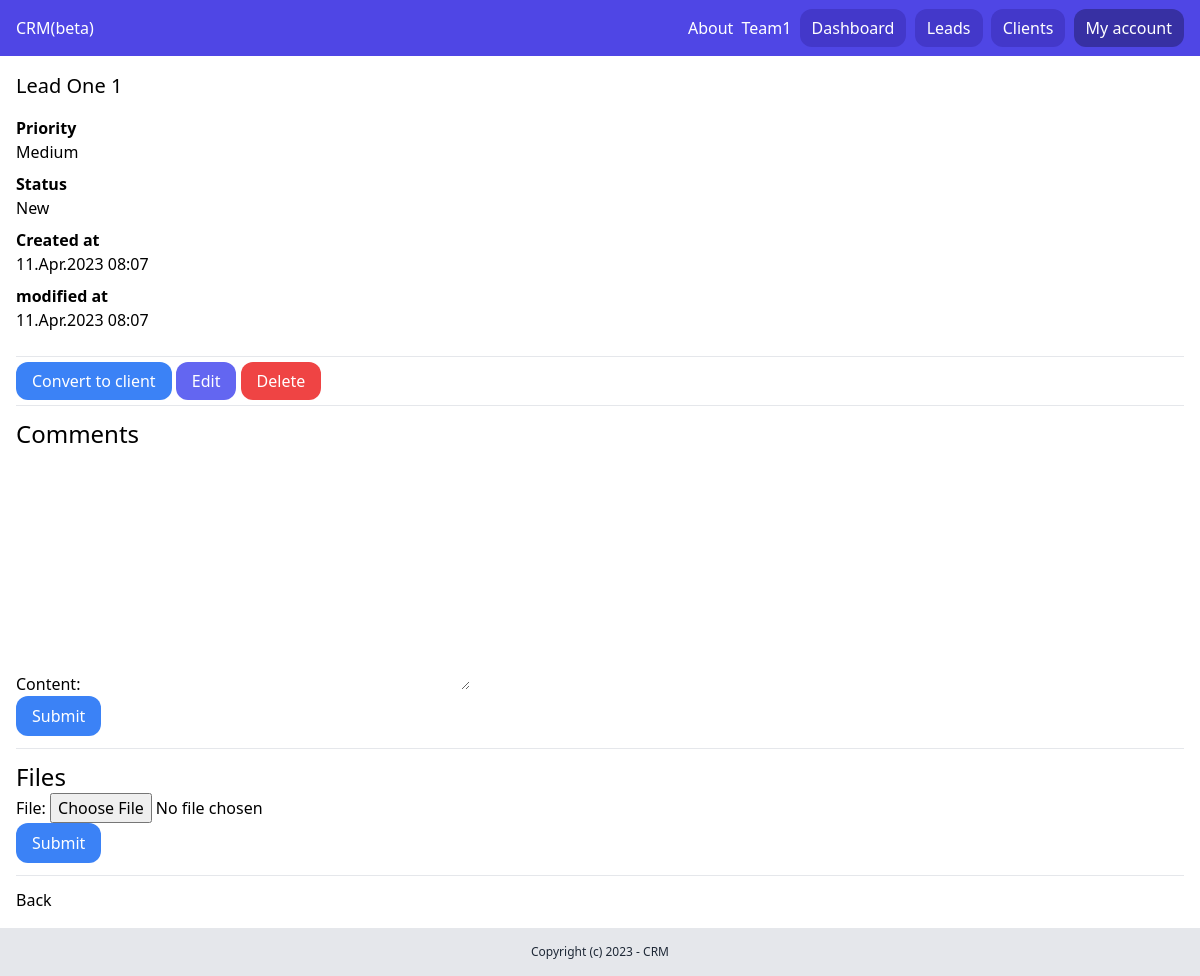
Page /dashboard/leads/25/ (signed in) on the committed database.
### team/models.py (models this page shows, shortened)
class Team(models.Model):
    plan = models.ForeignKey(Plan, related_name='teams', blank=True, null=True,
                             on_delete=models.CASCADE)
    name = models.CharField(max_length=100)
    members = models.ManyToManyField(User, related_name='teams')
    created_by = models.ForeignKey(
        User, related_name='created_teams', on_delete=models.CASCADE)
    created_at = models.DateTimeField(auto_now=True)

### lead/models.py (models this page shows, shortened)
class Lead(models.Model):
    LOW = 'low'
    MEDIUM = 'medium'
    HIGH = 'high'
    CHOICES_PRIORITY = (
        (LOW, 'Low'),
        (MEDIUM, 'Medium'),
        (HIGH, 'High'),
    )
    NEW = 'new'
    CONTACTED = 'contacted'
    WON = 'won'
    LOST = 'lost'
    CHOICES_STATUS = (
        (NEW, 'New'),
        (CONTACTED, 'Contacted'),
        (WON, 'Won'),
        (LOST, 'Lost'),
    )
    team = models.ForeignKey(
        Team, related_name='leads', on_delete=models.CASCADE)
    name = models.CharField(max_length=255)
    email = models.EmailField()
    description = models.TextField(blank=True, null=True)
    priority = models.CharField(
        max_length=10, choices=CHOICES_PRIORITY, default=MEDIUM)
    status = models.CharField(
        max_length=10, choices=CHOICES_STATUS, default=NEW)
    converted_to_client = models.BooleanField(default=False)
    created_by = models.ForeignKey(
        User, related_name='leads', on_delete=models.CASCADE)
    created_at = models.DateTimeField(auto_now_add=True)
    modified_at = models.DateTimeField(auto_now=True)

### lead/views.py (the view)
# urls.py: path('<int:pk>/', LeadDetailView.as_view(), name='leads_detail'),
class LeadDetailView(LoginRequiredMixin, DetailView):
    model = Lead
    template_name = 'lead/leads_detail.html'
    context_object_name = 'lead'
    def get_context_data(self, **kwargs):
        context = super().get_context_data(**kwargs)
        context['form'] = AddCommentForm()
        context['fileform'] = AddFileForm()
        return context
    def get_queryset(self):
        queryset = super(LeadDetailView, self).get_queryset()
        return queryset.filter(
            created_by=self.request.user, pk=self.kwargs.get('pk'))

### lead/forms.py
class AddCommentForm(forms.ModelForm):
    class Meta:
        model = Comment
        fields = ('content',)

class AddFileForm(forms.ModelForm):
    class Meta:
        model = LeadFile
        fields = ('file',)

### team/context_proceessors.py (called while the page is built)
def active_team(request):
    if request.user.is_authenticated:
        if request.user.userprofile.active_team:
            active_team = request.user.userprofile.active_team
        else:
            active_team = Team.objects.filter(created_by=request.user)[0]
    else:
        active_team = None
    return {'active_team': active_team}

### lead/templates/lead/leads_detail.html (shortened to what this page needs)
{% extends 'core_app/base.html' %} {% block title %} {{ lead.name }} {%endblock%} {% block content %}
<div class="py-4 px-4">
  <h1 class="mb-4 text-xl">{{ lead.name }}</h1>
  <p class="font-semibold">Priority</p>
  <p class="mb-2">{{lead.get_priority_display}}</p>
  <p class="font-semibold">Status</p>
  <p class="mb-2">{{lead.get_status_display}}</p>
  <p class="font-semibold">Created at</p>
  <p class="mb-2">{{lead.created_at| date:"d.M.Y H:i"}}</p>
  <p class="font-semibold">modified at</p>
  <p class="mb-6">{{lead.modified_at| date:"d.M.Y H:i"}}</p>
  <hr class="my-3" />
  <a href="{% url 'lead:leads_convert' lead.id %}" class="py-2 px-4 rounded-xl bg-blue-500 text-white"
    >Convert to client</a
  >
  <a href="{% url 'lead:leads_edit' lead.id %}" class="py-2 px-4 rounded-xl bg-indigo-500 text-white">Edit</a>
  <a
    href="#"
    onclick="document.getElementById('lead_delete_form').submit();"
    class="py-2 px-4 rounded-xl bg-red-500 text-white"
    >Delete</a
  >
  <hr class="my-3" />
  <h2 class="text-2xl">Comments</h2>
  <form method="post" action="{% url 'lead:add_comment' lead.id %}">
    {% csrf_token %} {{ form.as_p }}
    <button class="py-2 px-4 rounded-xl bg-blue-500 text-white">Submit</button>
  </form>
  <hr class="my-3" />
  <h2 class="text-2xl">Files</h2>
  <form method="post" action="{% url 'lead:add_file' lead.id %}" enctype="multipart/form-data">
    {% csrf_token %} {{ fileform.as_p }}
    <button class="py-2 px-4 rounded-xl bg-blue-500 text-white">Submit</button>
  </form>
  <hr class="my-3" />
  <a href="{% url 'lead:leads_list' %}">Back</a>
</div>
{% endblock %}

### core_app/templates/core_app/partials/nav.html
<nav class="py-4 px-4 flex justify-between bg-indigo-600">
  <a href="/" class="text-white">CRM(beta)</a>
  <div class="space-x-1">
    <a href="{% url 'core_app:about' %}" class="text-white">About</a>
    {% if request.user.is_authenticated %}
    <a href="{% url 'team:detail' active_team.id %}" class="text-white"> {{ active_team.name }} </a>
    <a href="{% url 'dashboard:dashboard' %}" class="py-2 px-3 bg-indigo-700 rounded-xl text-white">Dashboard</a>
    <a href="{% url 'lead:leads_list' %}" class="py-2 px-3 bg-indigo-700 rounded-xl text-white">Leads</a>
    <a href="{% url 'client_app:clients_list' %}" class="py-2 px-3 bg-indigo-700 rounded-xl text-white">Clients</a>
    <a href="{% url 'acount' %}" class="py-2 px-3 bg-indigo-800 rounded-xl text-white">My account</a>
    {% else %}
    <a href="{% url 'userprofile:login' %}" class="py-2 px-3 bg-indigo-700 rounded-xl text-white">Log in</a>
    <a href="{% url 'userprofile:signup' %}" class="py-2 px-3 bg-indigo-700 rounded-xl text-white">Sign up</a>
    {% endif %}
  </div>
</nav>

### rows in the picture
Team: name "Team1"
Lead: name "Lead One 1", priority "Medium", status "New", created_at "11.Apr.2023 08:07", modified_at "11.Apr.2023 08:07"
